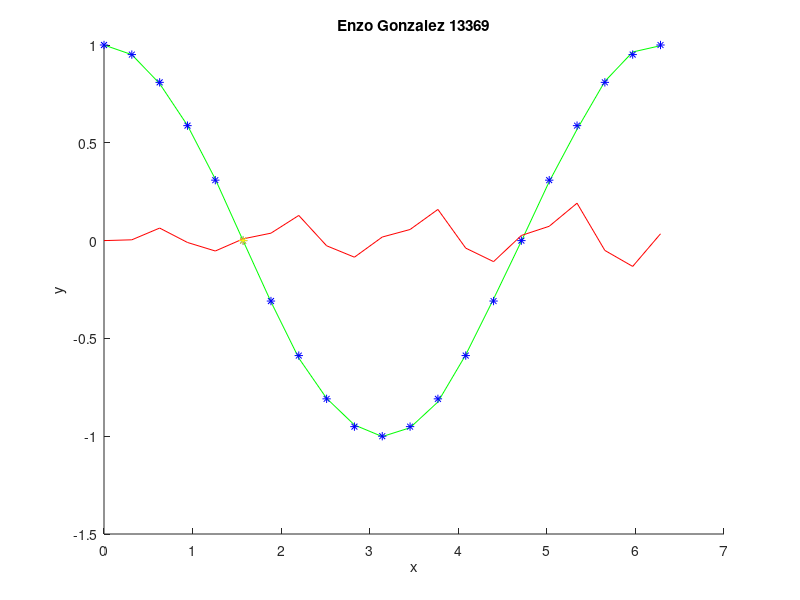

The MATLAB source for this figure:
function t2
xi=0;
xf=2*pi;
dx=pi/10;
it=0;
tol=0.2;
for i=xi:dx:xf
  it=it+1;
  x(it)=i;
  y(it)=aproxcos(x(it),tol);
  y2(it)=cos(x(it));
  y3(it)=(y2(it)-y(it))*10;
endfor
r=raices1(xi,xf,tol);
hold on
    plot(x,y,"g");
    plot(x,y2,"*b");
    plot(x,y3,"r");
    plot(r,0,"*y");
hold off
    title("Enzo Gonzalez 13369");
    xlabel("x");
    ylabel("y");
endfunction
#
function F=factor1(n)
  F=1;
  for i=1:n
    if i<=n
    F=F*i;
    endif
  endfor
endfunction
#
function out=aproxcos(x,tol)
  e=999;
  out=0;
  outp=0;
  i=0;
  while e>tol
    out=out+(-1)^i*x^(2*i)/factor1(2*i);
    if i>0
      e=abs(out-outp);
    endif
    outp=out;
    i=i+1;
  endwhile
endfunction
#
function r=raices1(a,b,error1)
  it=0;
  numsol=0;
  tol=0.2;
  while numsol==0
  it=it+1;
  r=0.5*(a+b);
  errorr=abs(aproxcos(r,tol));
  if (errorr<=error1)
    numsol=1;
  endif
  if it==1000
     numsol=2;
  endif
  if (aproxcos(a,tol)*aproxcos(r,tol)>0)
     a=r;
  else
     b=r;
   endif
 endwhile
 disp('La raiz es: ');disp(r);
 disp("numero de it: ");disp(it);
endfunction